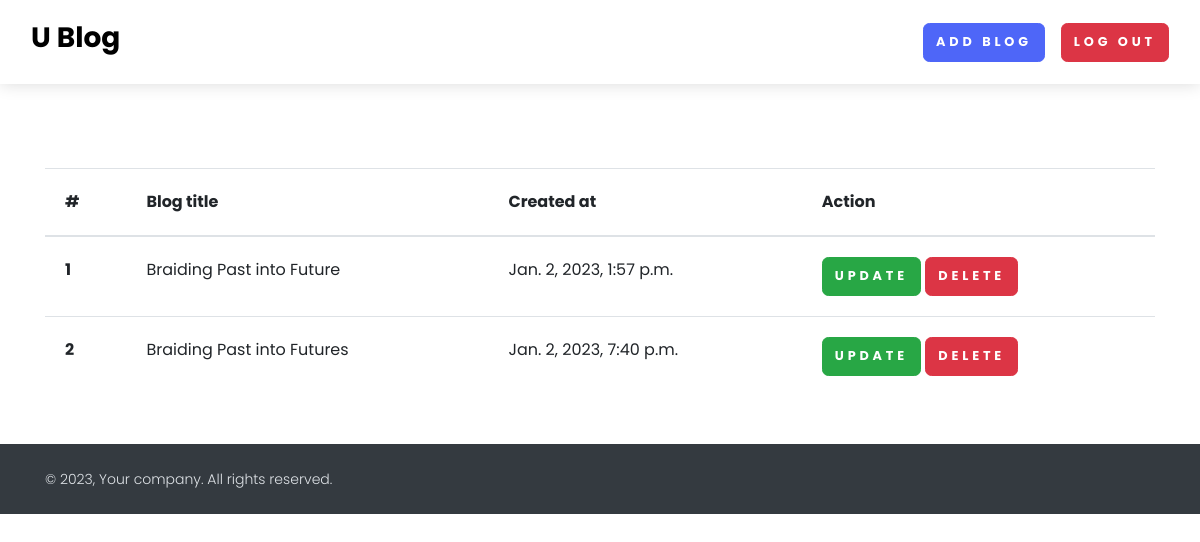
Screenshot of /seeblog/ (signed in) with the database file from the repository.
### home/models.py (models this page shows, shortened)
class BlogModel(models.Model) :
    title = models.CharField(max_length=1000)
    content = FroalaField()
    slug = models.SlugField(max_length=1000, null=True, blank=True)
    created = models.DateTimeField(auto_now_add=True)
    user = models.ForeignKey(User, null=True, blank=True, on_delete=models.CASCADE)
    image = models.ImageField(upload_to='blog')
    update = models.DateTimeField(auto_now=True)

### home/views.py (the view)
# urls.py: path('seeblog/', see_blog, name="see_blog"),
def see_blog(request):
    context = {}
    try:
        blog_objs = BlogModel.objects.filter(user = request.user)
        context['blog_objs'] = blog_objs
    except Exception as e:
        print(e)
    return render(request, 'see_blog.html', context)

### home/templates/see_blog.html
{% extends "base.html" %} {% block start %}
<section class="mt-5 pt-5 mb-5 pt-5">
  <div class="container">
    <table class="table">
      <thead>
        <tr>
          <th scope="col">#</th>
          <th scope="col">Blog title</th>
          <th scope="col">Created at</th>
          <th scope="col">Action</th>
        </tr>
      </thead>
      <tbody>
        {% for blog in blog_objs %}
        <tr>
          <th scope="row">{{forloop.counter}}</th>
          <td>{{blog.title}}</td>
          <td>{{blog.created}}</td>
          <td>
            <a href="{% url 'blog_update' blog.slug%}" class="btn btn-success"
              >Update</a
            >
            <a href="{% url 'blog_delete' blog.id %}" class="btn btn-danger"
              >Delete</a
            >
          </td>
        </tr>
        {% endfor %}
      </tbody>
    </table>
  </div>
</section>
{% endblock %}

### rows the page displays
BlogModel: title "Braiding Past into Future", created "Jan. 2, 2023, 1:57 p.m."
BlogModel: title "Braiding Past into Futures", created "Jan. 2, 2023, 7:40 p.m."
